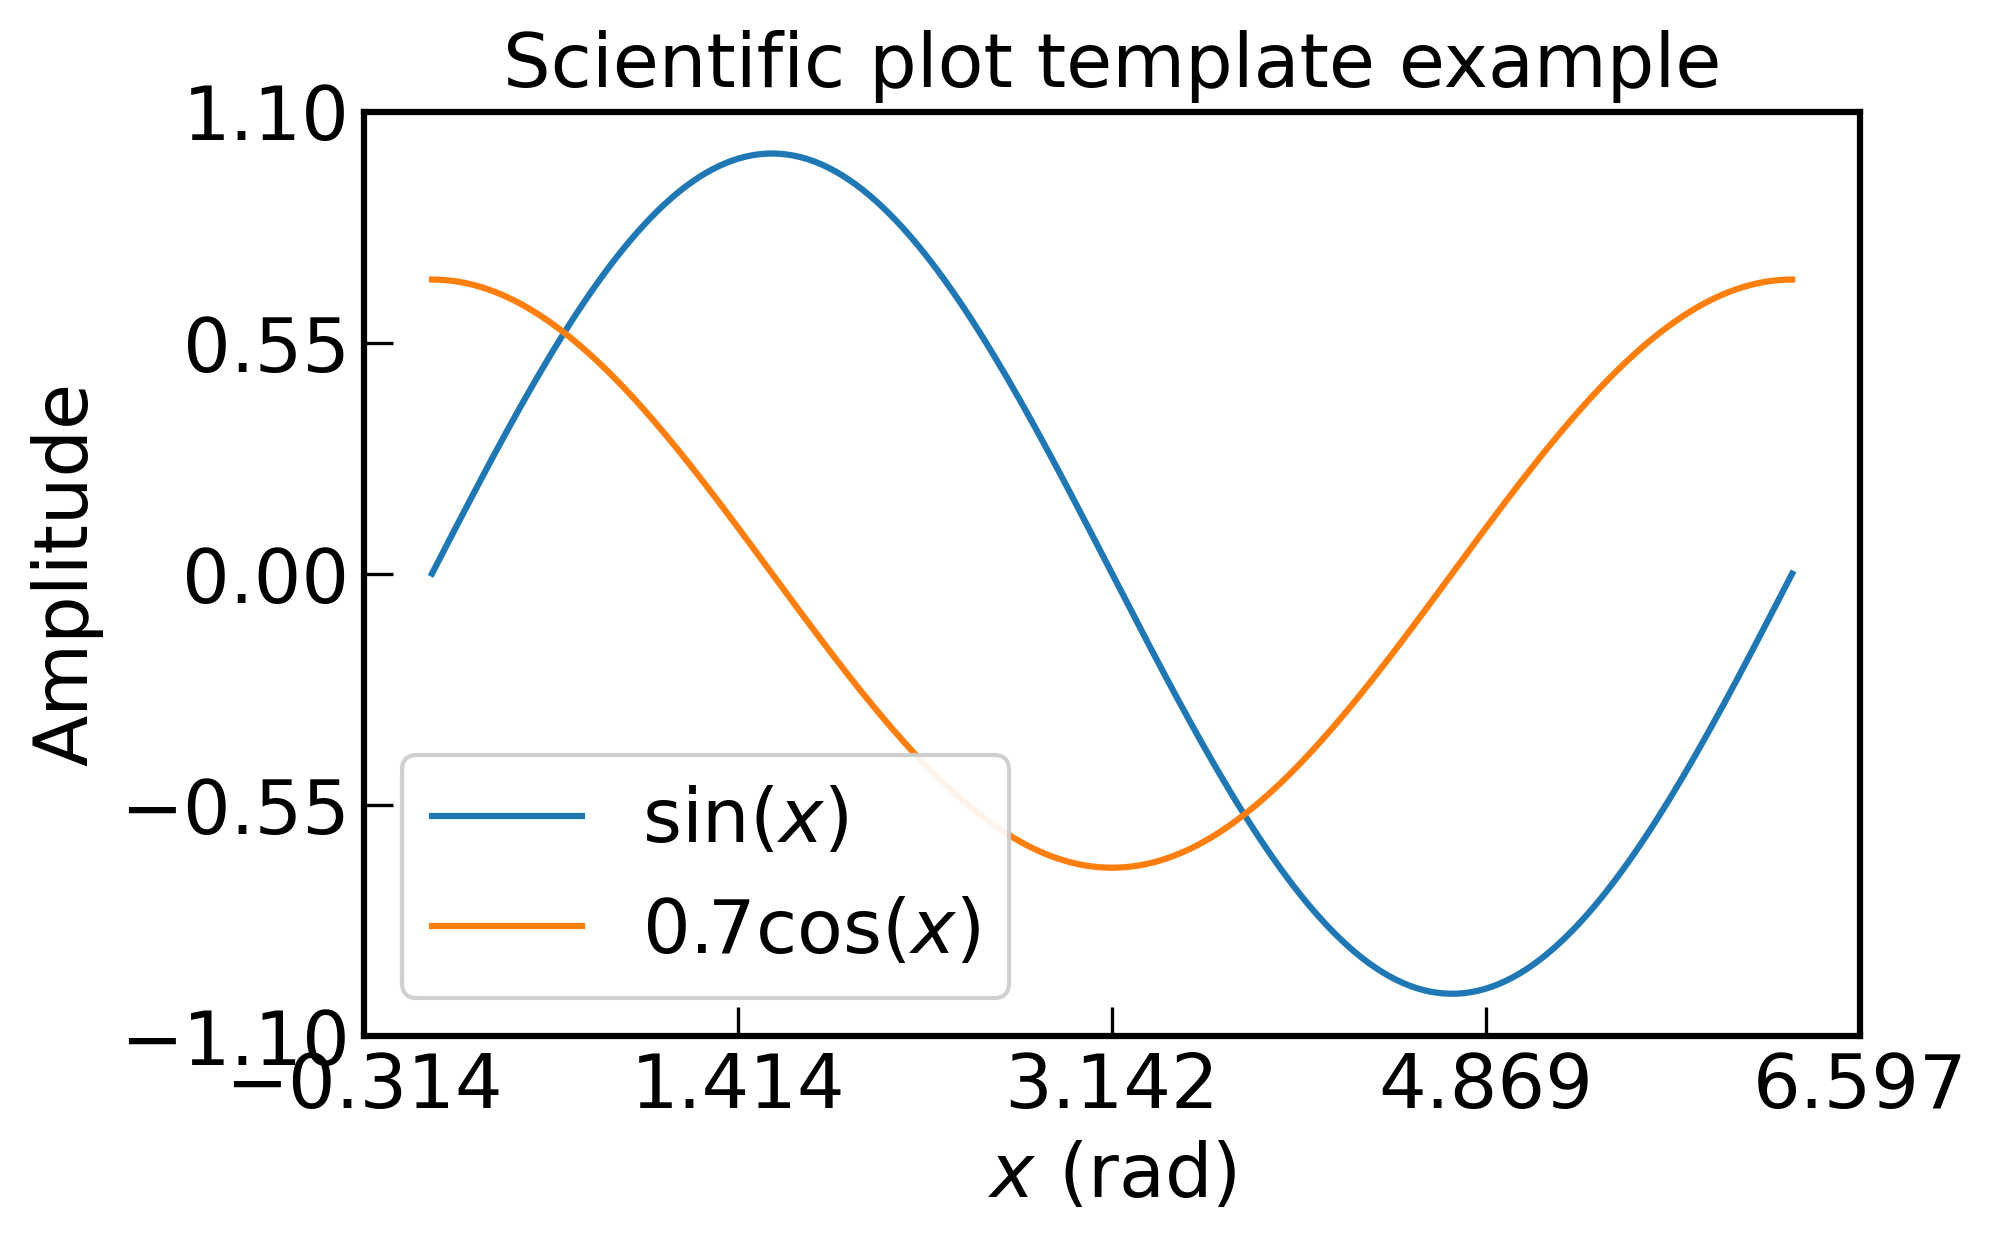

Reproduce this figure in Python.
#!/usr/bin/env python3
"""Example figure using the scientific plot template."""

from __future__ import annotations

import matplotlib.pyplot as plt
import numpy as np

from scientific_plot import finalize_scientific_axes, legend_inside_axes


def main() -> None:
    x = np.linspace(0, 2 * np.pi, 200)
    y1 = np.sin(x)
    y2 = 0.7 * np.cos(x)

    fig, ax = plt.subplots(figsize=(7, 4.5))
    ax.plot(x, y1, label=r"$\sin(x)$")
    ax.plot(x, y2, label=r"$0.7\cos(x)$")

    ax.set_xlabel(r"$x$ (rad)")
    ax.set_ylabel("Amplitude")
    ax.set_title("Scientific plot template example")

    legend_inside_axes(ax)

    finalize_scientific_axes(ax, num_xticks=5, num_yticks=5)

    fig.tight_layout()
    out = "/workspace/example_scientific_plot.png"
    fig.savefig(out)
    print(f"Saved: {out}")


if __name__ == "__main__":
    main()
